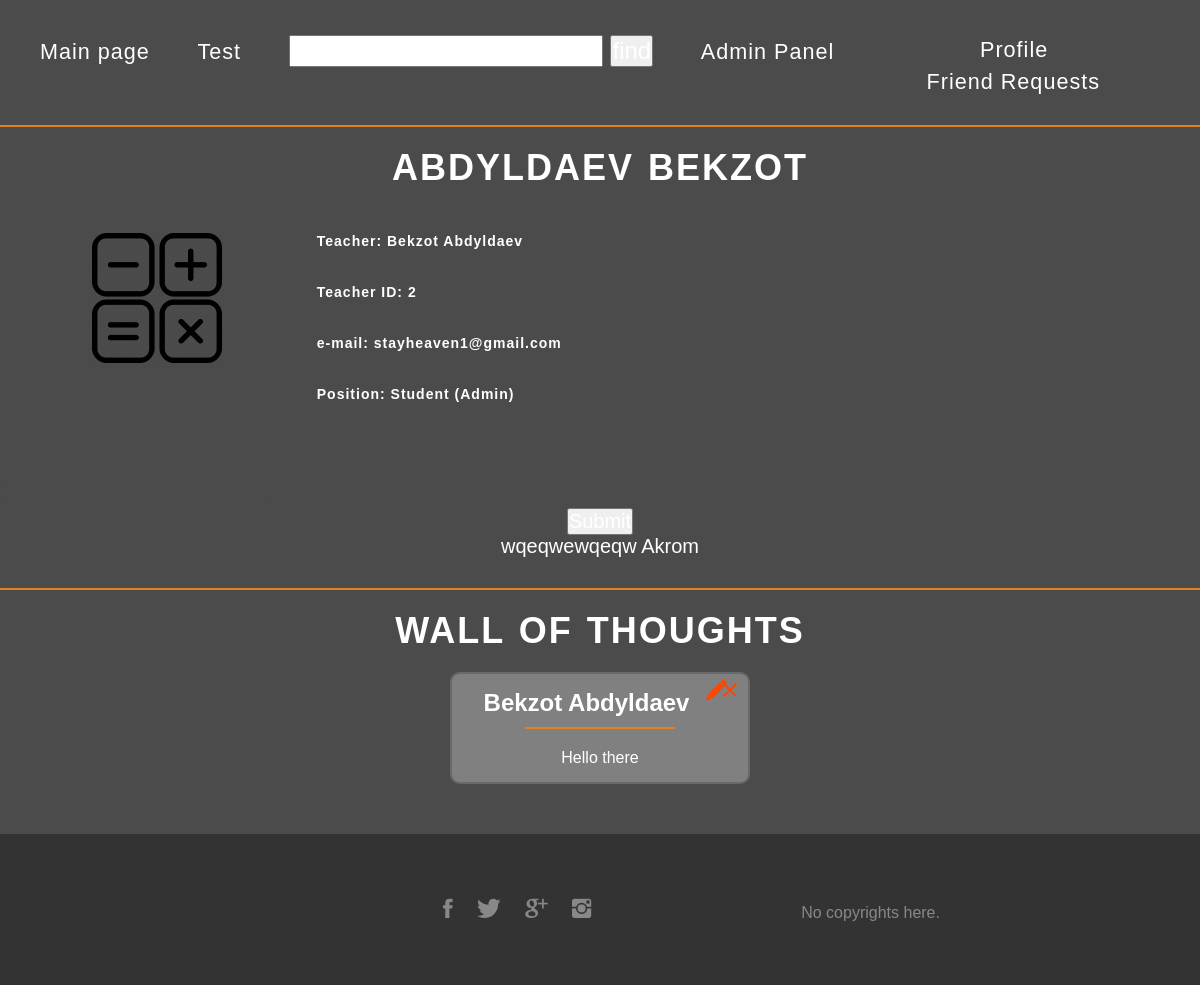
The page /id2 (signed in) on the database as committed earlier.
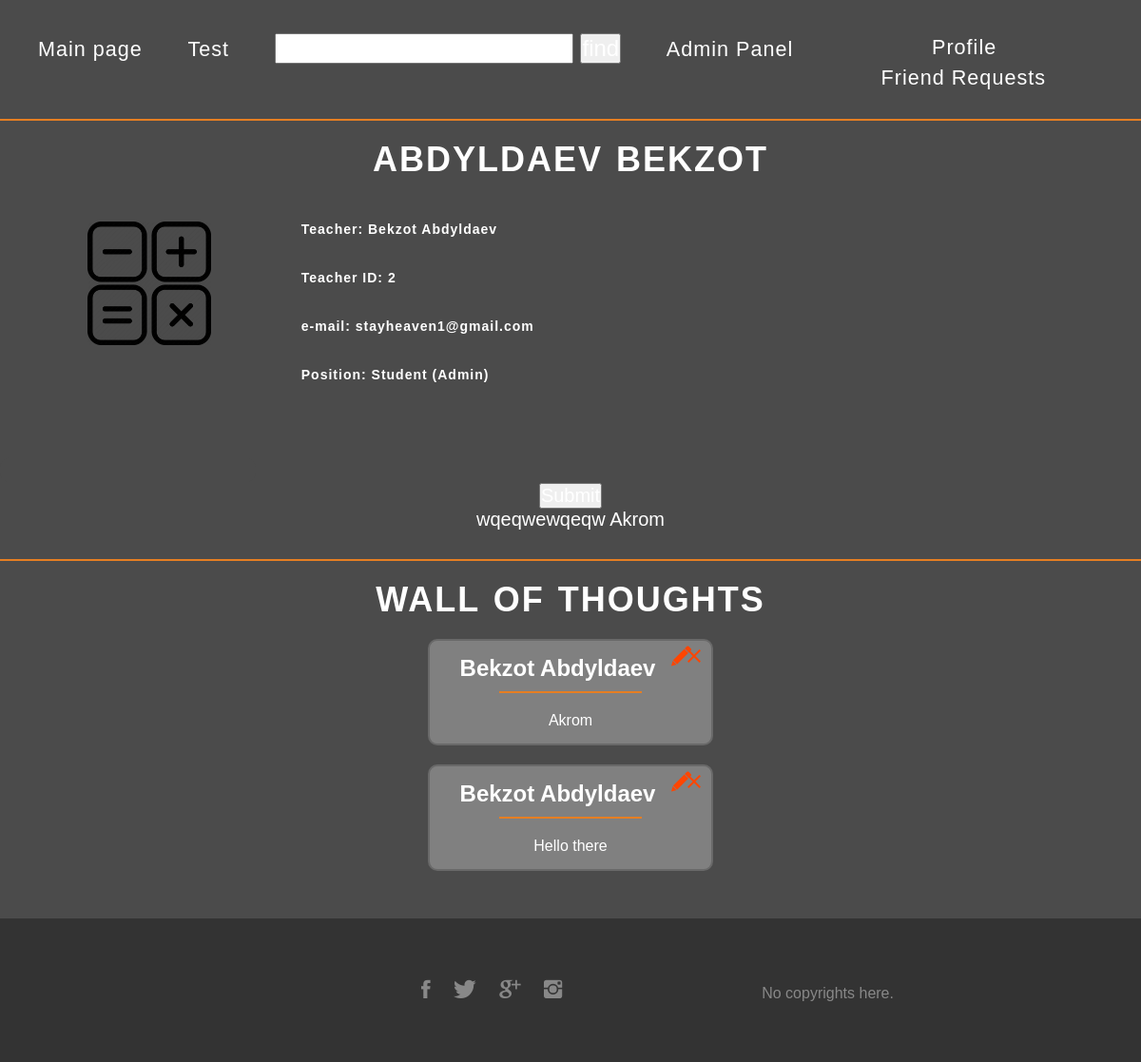
The same page on the database as committed later.
### models.py (models this page shows, shortened)
class User(UserMixin,db.Model):
    id = db.Column(db.Integer, primary_key=True)
    name = db.Column(db.String(80), nullable=False)
    surname = db.Column(db.String(120))
    email = db.Column(db.String(120), unique=True, nullable=False)
    password = db.Column(db.String(120), nullable=False)
    login = db.Column(db.String(20), unique=True, nullable=False)
    teacherId = db.Column(db.Integer, nullable=True)
    teacher = db.Column(db.Boolean, nullable=False)
    admin = db.Column(db.Boolean, nullable=True)
    q1 = db.Column(db.Boolean, nullable=False)
    q2 = db.Column(db.Boolean, nullable=False)
    q3 = db.Column(db.Boolean, nullable=False)
    q4 = db.Column(db.Boolean, nullable=False)
    q5 = db.Column(db.Boolean, nullable=False)
    q6 = db.Column(db.Boolean, nullable=False)
    q7 = db.Column(db.Boolean, nullable=False)
    q8 = db.Column(db.Boolean, nullable=False)
    q9 = db.Column(db.Boolean, nullable=False)
    q10 = db.Column(db.Boolean, nullable=False)

class Posts (db.Model):
    id = db.Column(db.Integer, primary_key=True)
    title = db.Column(db.String(100))
    body = db.Column(db.String(200))
    author = db.Column(db.String)
    pub_date = db.Column(db.DateTime, nullable=False,
        default=datetime.utcnow)

### views.py (the view)
@app.route('/id<id>')
@login_required
def profile(id):
	profiles = models.User.query.filter_by(id=id).first()
	allData = models.User.query.all()
	posts = models.Posts.query.filter_by(author=id)
	students = models.User.query.all()
	answers = models.Answers.query.all()
	friends = models.Friends.query.all()
	frinedRequests = models.addingFriend.query.filter_by(requestTo=current_user.id)
	return render_template('profile.html', profile=profiles, allData=allData, posts=posts, students=students, answers=answers, frinedRequests=frinedRequests, friends=friends)

### app.py (called while the page is built)
@login_manager.user_loader
def load_user(user_id):
	return User.query.get(int(user_id))

### templates/profile.html (shortened to what this page needs)
{% if profile.login|length > 0 %}
<!DOCTYPE html>
<html>
<head>
	<link rel="stylesheet" type="text/css" href="static/resources/styles/profile.css">
	<link rel="stylesheet" type="text/css" href="static/resources/borrowed/css/normalize.css">
	<link rel="stylesheet" type="text/css" href="static/resources/borrowed/css/grid.css">
	<link rel="stylesheet" type="text/css" href="static/resources/borrowed/css/ionicons.min.css">
</head>
<body>
	<header>
		<nav>
			<div class="row">
				<ul class="main-nav">
					<li><a href="{{url_for('index')}}">Main page</a></li>
					<li><a href="{{url_for('test.start')}}">Test</a></li>
					<li><form action="{{url_for('finder')}}" method="POST"><input type="search" name="search"> <input type="submit" value="find"></li></form>
					{%if current_user.admin == True%}<li><a href="{{url_for('admin.index')}}">Admin Panel</a></li>{%endif%}
					<div class="dropdown">
						<li><a href="{{url_for('profile', id=current_user.id)}}" class="dropbtn"> Profile </a></li>
					</div>
					{%if frinedRequests != None%}
					<div class="dropdown">
						<li><a href="{{url_for('profile', id=current_user.id)}}" class="dropbtn"> Friend Requests </a></li>
					</div>
					{%endif%}
				</div>
		</nav>
		</header>
	<section class="user-info">
			<h2 class="user-name">{{profile.surname}} {{profile.name}}</h2>
		<div>
			<div class="col span-1-of-4 box">
				<img src="static/resources/images/2.png" alt="photo" class="uphoto">
			</div>
			<div class="col span-3-of-4 box">
				<h5>
					{%if profile.teacher == False%}
					 <a href="{{url_for('profile', id = profile.teacherId)}}"></a> {%for user in allData%}  {%if user.id == profile.teacherId%}
						Teacher: {{user.name}} {{user.surname}} {%endif%} {%endfor%}
					{%endif%}
				</h5>
				<form action="{{url_for('editTeacherId')}}" method="POST">
				<h5 ><div id='teacherID'>Teacher ID: {{profile.teacherId}}</div>
					<input type="text" name='teacherId' id='teacherId'> <input type="submit" value="edit" id='teacherIdbutton'></form>
				<h5>e-mail: {{profile.email}}</h5>
				<h5>Position:{%if profile.teacher == True%}Teacher{%endif%} {%if profile.teacher == False%}Student {%if current_user.id == 1%}(Admin){%endif%}{%endif%}</h5>
			</div>
		</div>
	</section>
	<input type="submit1" value="">
	{%if current_user.id != profile.id%}
	<center>
		<form action="{{url_for('sendingRequest', id=profile.id)}}" method="POST">
			<input type="submit">
		</form>
	</center>
	{%endif%}
	<center>
		{%for i in friends%}
			{%for user in students%}
				{%if i.firstUserID == profile.id or i.secondUserID == profile.id %}
					{%if i.firstUserID == user.id and i.firstUserID != profile.id%}
						{{user.name}}
					{%endif%}
				{%endif%}
			{%endfor%}
		{%endfor%}
		{%for i in friends%}
			{%for user in students%}
				{%if i.secondUserID == profile.id or i.firstUserID == profile.id %}
					{%if i.secondUserID == user.id and i.secondUserID != profile.id%}
						<a href="{{url_for('profile', id=user.id)}}">	{{user.name}} </a>
					{%endif%}
				{%endif%}
			{%endfor%}
		{%endfor%}
	</center>
	<section class="post">
		<h2>Wall of Thoughts</h2>
	</section>
	{%for i in posts|sort(attribute='pub_date', reverse=True)%}
			<center>
				<div class="card">
					<div class="card-header">
						<a href="{{url_for('deletePost', postID=i.id)}}"><i class="ion-android-close icon-small"></i></a>
						<a onclick="editBodyPost()"><i class="ion-edit icon-small"></i></a>
						<h4>{{profile.name}} {{profile.surname}}</h4>
					</div>
				<div class="card-body">
					<p><form action="{{url_for('editPosts', postID=i.id)}}" method="POST">
						<div class='postTexts'>{{i.body}}</div>
					</form>
				</p>
					</div>
				</div>
			</center>
	{% endfor %}
	<footer>
		<div class="col span-1-of-2">
			<ul class="social-links">
				<li><a href="#"><i class="ion-social-facebook"></i></a></li>
				<li><a href="#"><i class="ion-social-twitter"></i></a></li>
				<li><a href="#"><i class="ion-social-googleplus"></i></a></li>
				<li><a href="#"><i class="ion-social-instagram"></i></a></li>
			</ul>
		</div>
	<div class="row">
		<p>
			No copyrights here.
		</p>
	</div>
</footer>
</body>
</html>
{%endif%}

### static/resources/styles/profile.css (style rules this page uses)
* { margin: 0; padding: 0; box-sizing: border-box; }
html { background-color: #4b4b4b; color: #fff; font-family: 'Nunito', 'Arial', sans-serif; font-size: 20px; font-weight: 300; text-rendering: optimizeLegibility; }
.box { padding: 1%; }
body { background-size: cover; height: 100vh; background-position: center; background-attachment: fixed; }
h1, h2, h3 { font-weight: 280px; text-transform: uppercase; }
h2 { margin-top: 20px; font-size: 180%; word-spacing: 2px; margin-bottom: 20px; letter-spacing: 2px; }
h5 { font-size: 70%; margin-bottom: 35px; text-align: left; letter-spacing: 1px; }
a { text-decoration: none; color: #fff; }
.main-nav { font-size: 120%; letter-spacing: 1px; background-size: cover; float: center; list-style: none; margin-top: 35px; }
.main-nav li { display: inline-block; margin-left: 40px; }
.main-nav li a:link, .main-nav li a:visited { padding: 8px 0; color: #fff; text-decoration: none; font-size: 90%; border-bottom: 2px solid transparent; transition: border-bottom 0.2s; }
section:before { display: block; height: 2px; background-color:#e67e22; content: " "; width: auto; margin: 0 auto; margin-top: 30px; }
.user-info { margin-bottom: 100px; }
.user-name { text-align: center; }
.dropbtn { color: #fff; padding: 16px; border: none; }
.dropdown { float: right; margin-right: 100px; color: #fff; min-width: 160px; text-decoration: none; }
input[type=submit1] { margin-top: 20px; display: inline-block; padding: 1px 1px; font-weight: 300%; text-decoration: none; border-radius: 10px; transition: background-color 0.2s, border 0.2s, color 0.2s; background-color: #4b4b4b; border: 1px solid #4b4b4b; color: #4b4b4b ; margin-right: 15px; }
p { color:#333; }
.uphoto { height: 130px; width: auto; margin-left: 80px; margin-bottom: 20px; }
.post { text-align: center; }
.card { background-color: #808080; width: 25%; padding: 15px; border-radius: 10px; border: 2px solid #696969; margin-bottom: 20px; }
.card-header { font-size: 120%; padding: 0; margin-bottom: 0; }
.card-header::after { display: block; height: 2px; background-color:#e67e22; content: " "; width: 150px; margin: 0 auto; margin: 10px 0 20px 0; }
.card-body { font-size: 80%; }
.icon-small { float: right; padding: 0; display: block; color: #FF4500; margin-top: -12px; margin-right: -4px; }
footer { margin-top: 50px; background-color: #333; padding: 50px; font-size: 80%; }
.social-links { list-style: none; float: right; }
.footer-nav li, .social-links li { display: inline-block; margin-right: 20px; }
.footer-nav li:last-child, .social-links li:last-child { margin-right: 0; }
.footer-nav li a:link, .footer-nav li a:visited, .social-links li a:link, .social-links li a:visited { text-decoration: none; border: 0; color: #888; -webkit-transition: color 0.2s; transition: color 0.2s; }
.social-links li a:link, .social-links li a:visited { font-size: 160%; }
.ion-social-facebook, .ion-social-twitter, .ion-social-googleplus, .ion-social-instagram { -webkit-transition: color 0.2s; transition: color 0.2s; }
footer p { color: #888; text-align: center; margin-top: 20px; }

### static/resources/borrowed/css/grid.css (style rules this page uses)
.row { zoom: 1; }
.row:before, .row:after { content:""; display:table; }
.row:after { clear:both; }
.col { display: block; float:left; margin: 1% 0 1% 1.6%; }
.col:first-child { margin-left: 0; }
.span-1-of-2 { width: 49.2%; }
.span-3-of-4 { width: 74.6%; }
.span-1-of-4 { width: 23.8%; }

Rows that differ between the two databases and show on the page:
added Posts: {{ profile.name }} "Bekzot", {{ profile.surname }} "Abdyldaev", body "Akrom"
